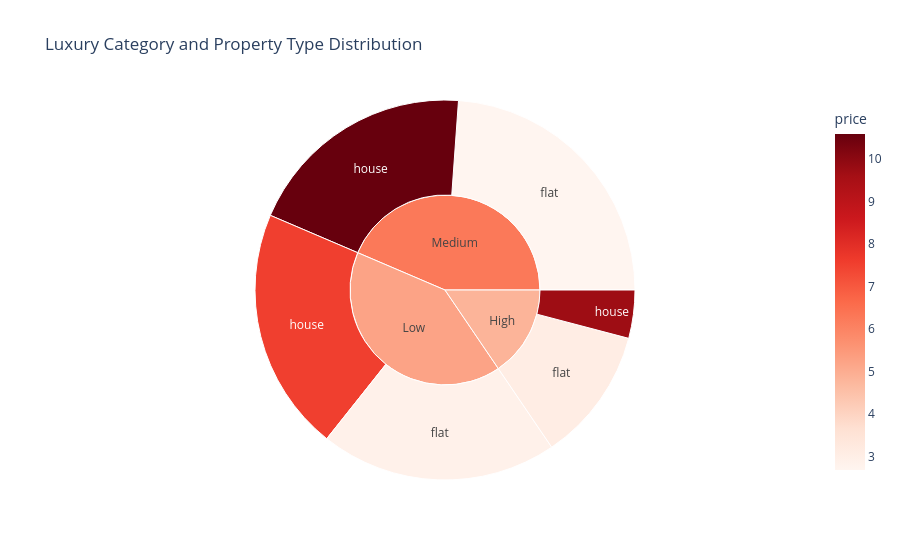

Notebook source saved alongside this figure:
### Code cell
px.sunburst(
    df,
    path=["luxury_category", "property_type"],
    values="price",
    color="price",
    color_continuous_scale="reds",
    title="Luxury Category and Property Type Distribution"
)

### Figure 1 — Plotly figure (JSON) as saved in the notebook; plotly's stock layout.template omitted (floating-point values rounded to 4 significant figures)
{"data": [{"branchvalues": "total", "customdata": [[2.865], [3.071], [2.683], [7.534], [10.59], [9.71], [5.231], [4.824], [6.256]], "domain": {"x": [0, 1], "y": [0, 1]}, "hovertemplate": "labels=%{label}<br>price_sum=%{value}<br>parent=%{parent}<br>id=%{id}<br>price=%{color}<extra></extra>", "ids": ["Low/flat", "High/flat", "Medium/flat", "Low/house", "Medium/house", "High/house", "Low", "High", "Medium"], "labels": ["flat", "flat", "flat", "house", "house", "house", "Low", "High", "Medium"], "marker": {"coloraxis": "coloraxis", "colors": [2.865, 3.071, 2.683, 7.534, 10.59, 9.71, 5.231, 4.824, 6.256]}, "name": "", "parents": ["Low", "High", "Medium", "Low", "Medium", "High", "", "", ""], "type": "sunburst", "values": [1751.0, 990.4, 2071.0, 1799.0, 1710.0, 355.3, 3551.0, 1346.0, 3781.0]}], "layout": {"coloraxis": {"autocolorscale": false, "colorbar": {"title": {"text": "price"}}, "colorscale": [[0, "rgb(255,245,240)"], [0.125, "rgb(254,224,210)"], [0.25, "rgb(252,187,161)"], [0.375, "rgb(252,146,114)"], [0.5, "rgb(251,106,74)"], [0.625, "rgb(239,59,44)"], [0.75, "rgb(203,24,29)"], [0.875, "rgb(165,15,21)"], [1, "rgb(103,0,13)"]]}, "legend": {"tracegroupgap": 0}, "title": {"text": "Luxury Category and Property Type Distribution"}}}
